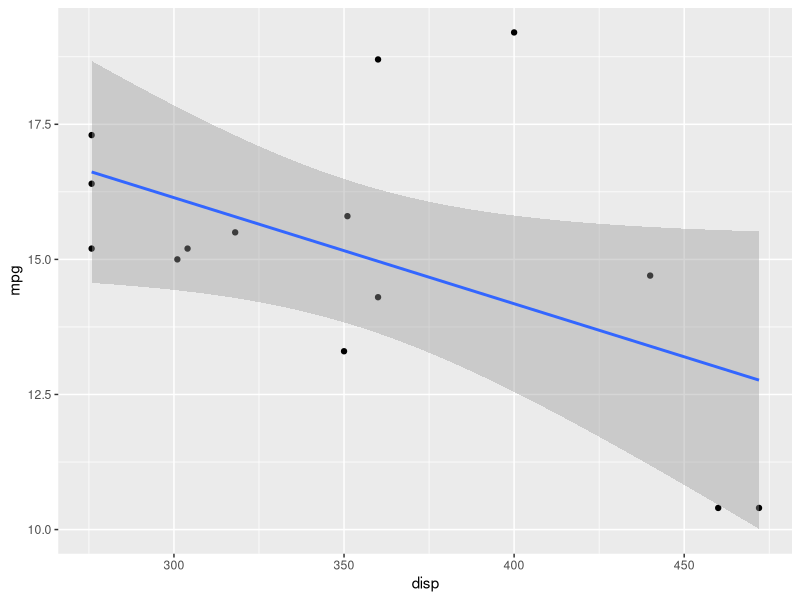

Generate this figure with R:
## ---- chunk 1
suppressPackageStartupMessages(library(dplyr))
head(mtcars)
## ---- chunk 2


# select specified columns
df <- select(mtcars,mpg,cyl)
head(df,5)


## ---- chunk 3
# select everything *but* a column
df <- select(mtcars,-cyl)
head(df,5)

## ---- chunk 4

# select columns starting with x...
df <- select(mtcars,starts_with('d'))
head(df,5)
## ---- chunk 5

df <- arrange(mtcars,mpg)
head(df)

## ---- chunk 6

df <- filter(mtcars,mpg>30)
head(df)
## ---- chunk 7

df <- mutate(mtcars,mpkm = mpg*1.60934)
df <- select(df,mpg,mpkm)
head(df)
## ---- chunk 8

df <- summarise(mtcars,avg_mpg=mean(mpg))
df
## ---- chunk 9
df <- summarise(mtcars,N_distinct_gears=n_distinct(gear))
df
## ---- chunk 10

df <- mtcars %>% select(mpg,cyl,disp) %>% filter(cyl==8) %>% arrange(mpg)
head(df)

## ---- chunk 11
library(ggplot2)
mtcars %>% select(mpg,cyl,disp) %>%
          filter(cyl==8) %>%
          arrange(mpg) %>%
          ggplot(aes(disp,mpg))+
          geom_point()+
          geom_smooth(method='lm')
## ---- chunk 12
mtcars %>% group_by(cyl) %>% summarise(avg=mean(mpg))
## ---- chunk 13
sessionInfo()
